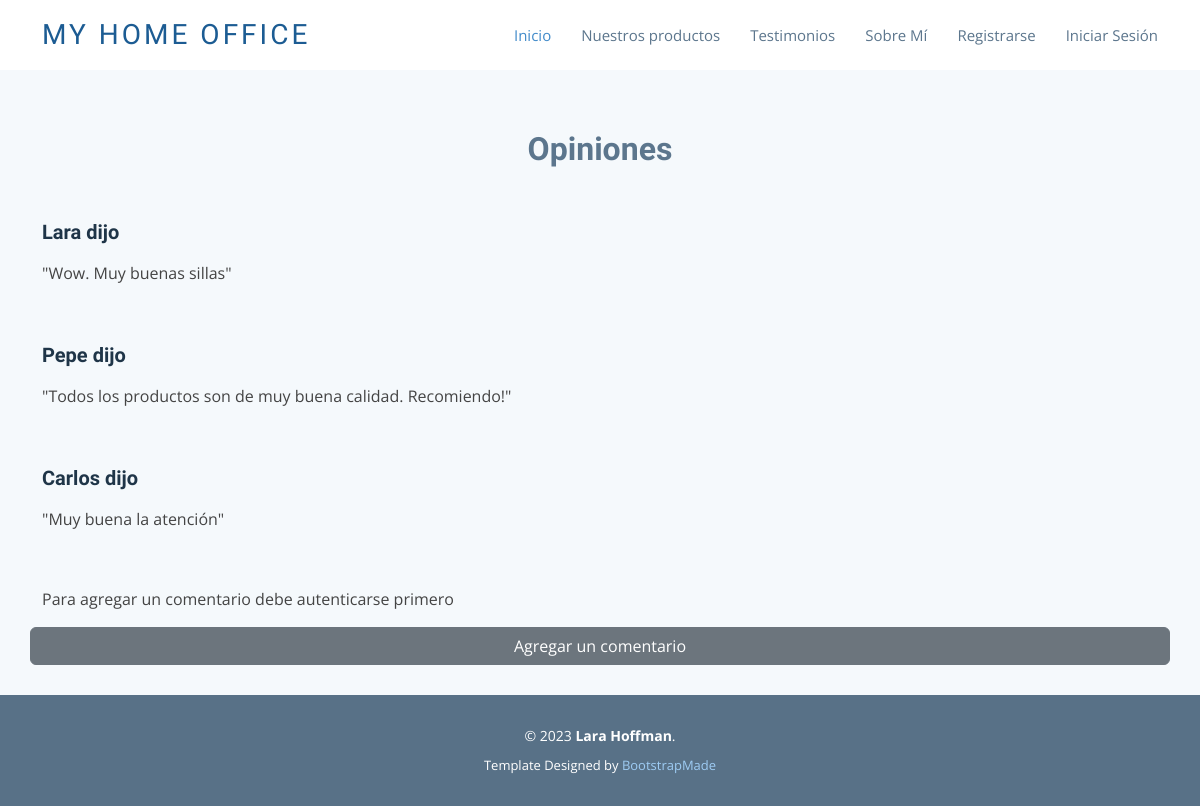
Screenshot of /leerMensajes with the database file from the repository.
### AppFinal/models.py (models this page shows, shortened)
class Mensajes(models.Model):
    nombre = models.CharField(max_length=50)
    email = models.EmailField()
    comentario = models.TextField(max_length=200)

### AppFinal/views.py (the view)
# urls.py: path('leerMensajes', views.leerMensajes, name="LeerMensajes"),
def leerMensajes(request):
    mensajes = Mensajes.objects.all()
    context = {"mensajes":mensajes}
    return render(request, "AppFinal/leerMensajes.html", context)

### AppFinal/templates/AppFinal/leerMensajes.html (shortened to what this page needs)
{% extends "AppFinal/layout.html" %}
{% load static %}
{% block lo-que-cambia %}
    <section id="faq" class="faq section-bg">
        <div class="container" data-aos="fade-up">
          <div class="section-title">
            <h2>Opiniones</h2>
          </div>
          {% for mensaje in mensajes %}
          <div class="row  d-flex align-items-stretch">
            <div class="col-lg-6 faq-item" data-aos="fade-up">
              <h4>{{mensaje.nombre}} dijo</h4>
              <p>
                "{{mensaje.comentario}}"
              </p>
            </div>
            {% endfor %}
            </div>
        </div>
        {% if not request.user.is_authenticated %}
        <p>Para agregar un comentario debe autenticarse primero</p>
        {% endif %}
        <a class="btn btn-secondary" target="_blank" href="mensajes">Agregar un comentario</a>
      </section>
{% endblock %}

### AppFinal/static/AppFinal/assets/css/style.css (style rules this page uses)
body { font-family: "Open Sans", sans-serif; color: #444; }
a { color: #428bca; text-decoration: none; }
h1, h2, h3, h4, h5, h6, .font-primary { font-family: "Raleway", sans-serif; }
section { padding: 60px 0; overflow: hidden; }
.section-bg { background-color: #f5f9fc; }
.section-title { text-align: center; padding-bottom: 30px; }
.section-title h2 { font-size: 32px; font-weight: 600; margin-bottom: 20px; padding-bottom: 0; color: #5c768d; }
.faq { padding-bottom: 30px; }
.faq .faq-item { margin-bottom: 40px; }
.faq .faq-item h4 { font-size: 20px; line-height: 28px; font-weight: 600; margin-bottom: 15px; color: #1f3548; }

### rows the page displays
Mensajes: nombre "Lara", comentario "Wow. Muy buenas sillas"
Mensajes: nombre "Pepe", comentario "Todos los productos son de muy buena calidad. Recomiendo!"
Mensajes: nombre "Carlos", comentario "Muy buena la atención"
